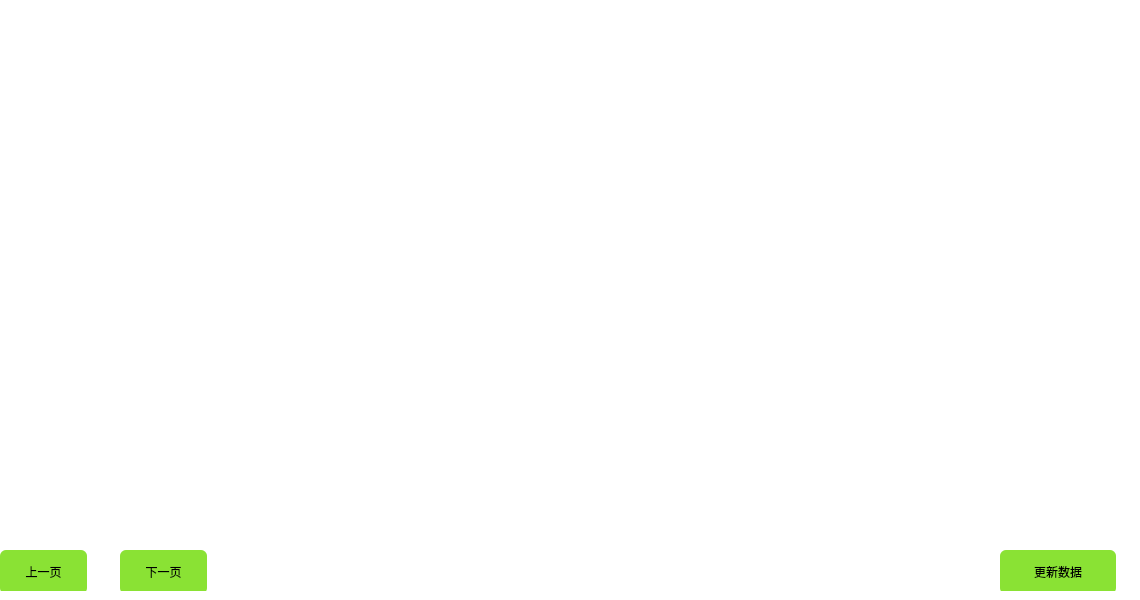
   <widget class="QWidget" name="page_5">
    <property name="styleSheet">
     <string notr="true">background: transparent;</string>
    </property>
    <widget class="QWidget" name="widget_6" native="true">
     <property name="geometry">
      <rect>
       <x>0</x>
       <y>0</y>
       <width>1131</width>
       <height>541</height>
      </rect>
     </property>
     <property name="styleSheet">
      <string notr="true">background: transparent;</string>
     </property>
    </widget>
    <widget class="QWidget" name="widget_7" native="true">
     <property name="geometry">
      <rect>
       <x>0</x>
       <y>550</y>
       <width>1131</width>
       <height>41</height>
      </rect>
     </property>
     <property name="styleSheet">
      <string notr="true">background: transparent;</string>
     </property>
     <widget class="QPushButton" name="pushButton_36">
      <property name="geometry">
       <rect>
        <x>0</x>
        <y>0</y>
        <width>87</width>
        <height>44</height>
       </rect>
      </property>
      <property name="styleSheet">
       <string notr="true">QPushButton {
	background: rgb(138, 226, 52);
border-radius: 6px
}
QPushButton:pressed {
	background: rgb(78, 154, 6);
    padding-top: 11px;
    padding-bottom: 9px;
}</string>
      </property>
      <property name="text">
       <string>上一页</string>
      </property>
     </widget>
     <widget class="QPushButton" name="pushButton_38">
      <property name="geometry">
       <rect>
        <x>120</x>
        <y>0</y>
        <width>87</width>
        <height>44</height>
       </rect>
      </property>
      <property name="styleSheet">
       <string notr="true">QPushButton {
	background: rgb(138, 226, 52);
	color: rgb(0, 0, 0);
border-radius: 6px
}
QPushButton:pressed {
	background: rgb(78, 154, 6);
    padding-top: 11px;
    padding-bottom: 9px;
}</string>
      </property>
      <property name="text">
       <string>下一页</string>
      </property>
     </widget>
     <widget class="QPushButton" name="pushButton_41">
      <property name="geometry">
       <rect>
        <x>1000</x>
        <y>0</y>
        <width>116</width>
        <height>44</height>
       </rect>
      </property>
      <property name="styleSheet">
       <string notr="true">QPushButton {
	background: rgb(138, 226, 52);
border-radius: 6px
}
QPushButton:pressed {
	background: rgb(78, 154, 6);
    padding-top: 11px;
    padding-bottom: 9px;
}</string>
      </property>
      <property name="text">
       <string>更新数据</string>
      </property>
     </widget>
    </widget>
   </widget>
